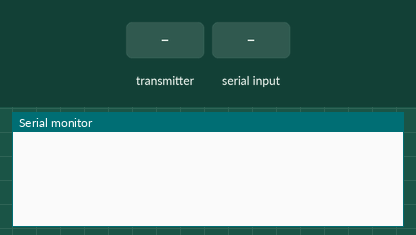
This sketch was run on a simulated ESP8266 (NodeMCU). Shown: the last lines printed to the serial monitor. The inputs (shaded band) are chosen by the test bench.

Above: at 1.2 s.
1.3 s: the transmitter starts sending startByte = 0
At 1.61 s:
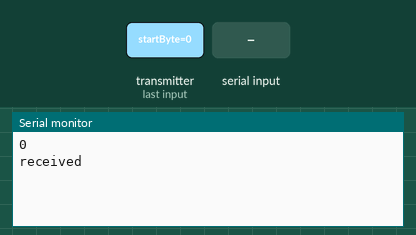
2.8 s: "90,45,200\n" received over the second serial link
At 3.11 s:
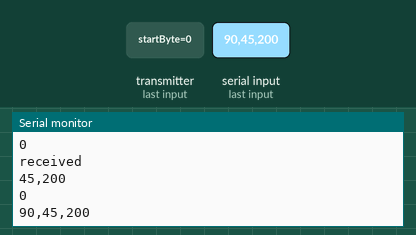
4.3 s: the transmitter starts sending startByte = 64
5.8 s: "1\n" received over the second serial link
At 6.11 s:
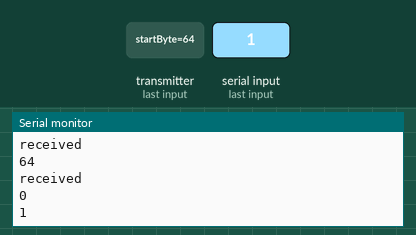
Timing chart, 0 to 8.3 s (numbered marks = the images above; inputs shaded):
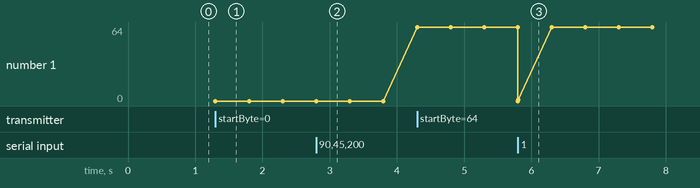

The sketch:

Peripheral_ESP.ino
```cpp
//MAC Address:  38:2B:78:03:83:8B
#include <Wire.h>
#include <SoftwareSerial.h>
#include <ESP8266WiFi.h>
#include <espnow.h>
#include <String>
uint8_t broadcastAddress[] = {0x38,0x2B,0x78,0x03,0x83,0x8B};
//const int Rx = 2;
//const int Tx = 3;
const int Rx = D1;
const int Tx = D2;
SoftwareSerial s(Rx, Tx);
int count = 0;

String sensorData;

struct sData{
  bool b1;
  bool b2;
  bool b3;
// compasee
  float f1;
  //temp
  float f2;
  int i;
  //bool running;
};

sData data;

uint8_t startByte;
void setup() {
  //Wire.begin();
  /*
  Wire.begin(0x08);
  Wire.pins(D1, D2);
  Wire.onRequest(requestEvent);
  //Wire.onReceive(receiveEvent);
  */
  s.begin(57600);
  Serial.begin(115200);
  //while (!Serial)
  //  ;
  while (!s)
    ;
  WiFi.mode(WIFI_STA);

  // Init ESP-NOW
  if (esp_now_init() != 0) {
    Serial.println("Error initializing ESP-NOW");
    return;
  }
  esp_now_set_self_role(ESP_NOW_ROLE_CONTROLLER);
  esp_now_register_send_cb(OnDataSent);

  esp_now_add_peer(broadcastAddress, ESP_NOW_ROLE_SLAVE, 1, NULL, 0);

  esp_now_register_recv_cb(OnDataRecv);

}
void OnDataSent(uint8_t *mac_addr, uint8_t sendStatus) {
  //Serial.print("Last Packet Send Status: ");
  if (sendStatus == 0){
    //Serial.println("Delivery success");
  }
  else{
    Serial.println("Delivery fail");
  }

}

void OnDataRecv(uint8_t * mac, uint8_t *incomingData, uint8_t len)
{
  memcpy(&startByte, incomingData, sizeof(startByte));
  //Serial.println(receive.str);
  s.write(startByte);
  Serial.println(startByte);
  Serial.println("received");

}
void receiveEvent(int i) {
  while(Wire.available() > 0)
  {
    byte temp = Wire.read();
    Serial.write(temp);
  }

}
void loop() {
  /*
  if (Serial.available()) {
    s.write(Serial.read());
  }
  */


  //original ss code-
  char temp;
  while(s.available())
  {

    temp = s.read();
    if(temp == '\n')
    {
      break;
    }
    else {
      sensorData += temp;
    }
    //String temp = String(s.read());
    //delay(10);
  }
  if(temp == '\n')
  {
    decode(sensorData);
    esp_now_send(broadcastAddress,(uint8_t*) &data, sizeof(sData));
    Serial.println(sensorData);
    sensorData = "";
    //Serial.println();
  }
  //Serial.println();
}

void decode(String str)
{
  char temp = str.charAt(0);
  if(temp == '1')
  {
    data.b1 = true;
  }
  else
  {
    data.b1  = false;
  }

  temp = str.charAt(1);
  if(temp == '1')
  {
    data.b2 = true;
  }
  else
  {
    data.b2 = false;
  }

  temp = str.charAt(2);
  if(temp == '1')
  {
    data.b3= true;
  }
  else
  {
    data.b3  = false;
  }

  String dtemp = str.substring(3,9);
  Serial.println(dtemp);
  data.f1 = dtemp.toFloat();
  dtemp = str.substring(9, 13);
Serial.println(dtemp);
  data.f2 = dtemp.toFloat();
  //data.i = (int)str.charAt(13) - 48;
  /*
  if(str.charAt(13) == '1')
  {
    data.running = true;
    }
    else {
    data.running = false;
  }
*/
dtemp = str.substring(13);

  data.i = dtemp.toInt();
 Serial.println(data.i);
}


void requestEvent() {


}
```

Measured:
- after the input at 1.3 s, the serial monitor: prints a new line at once (image 1)
- after the input at 2.8 s, the serial monitor: prints a new line at once (image 2)
- after the input at 5.8 s, the serial monitor: prints a new line at once (image 3)
- plotted number 1: 0 → 64 after the input at 4.3 s
